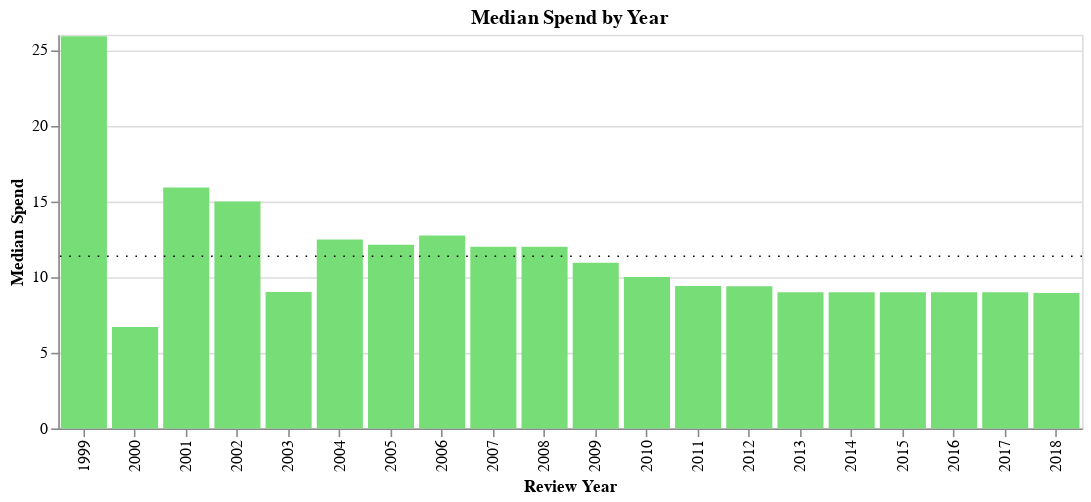

The notebook cell this image was saved under:
### Markdown cell above
Median Spending

### Code cell
import altair as alt
num_reviews = df_agg.select('year', '%50').toPandas().set_index('year')
num_reviews = num_reviews.reset_index()

scratch_chart = alt.Chart(num_reviews, title = 'Median Spend by Year').mark_bar(color = '#77DD77').encode(
    alt.X('year:O', title = 'Review Year'),
    alt.Y('%50:Q', title = 'Median Spend')
).properties(
    height = 250,
    width = 650
)

mean_spend = np.mean(num_reviews['%50'])
line = line = alt.Chart(pd.DataFrame({'y': [mean_spend]})).mark_rule(strokeDash=[1,5]).encode(y='y')

scratch_chart + line

### Figure 1 — Vega-Lite specification as saved in the notebook (floating-point values rounded to 4 significant figures)
{"config": {"view": {"continuousWidth": 300, "continuousHeight": 300}}, "layer": [{"data": {"name": "data-a4552194595ecff5ca244e9bacf5c442"}, "mark": {"type": "bar", "color": "#77DD77"}, "encoding": {"x": {"field": "year", "title": "Review Year", "type": "ordinal"}, "y": {"field": "%50", "title": "Median Spend", "type": "quantitative"}}, "title": "Median Spend by Year"}, {"data": {"name": "data-5c9e8b5f94380165d79cbf151f9c05fc"}, "mark": {"type": "rule", "strokeDash": [1, 5]}, "encoding": {"y": {"field": "y", "type": "quantitative"}}}], "height": 250, "width": 650, "$schema": "https://vega.github.io/schema/vega-lite/v5.8.0.json", "datasets": {"data-a4552194595ecff5ca244e9bacf5c442": [{"year": 1999, "%50": 25.9}, {"year": 2000, "%50": 6.7}, {"year": 2001, "%50": 15.9}, {"year": 2002, "%50": 14.99}, {"year": 2003, "%50": 9.0}, {"year": 2004, "%50": 12.48}, {"year": 2005, "%50": 12.12}, {"year": 2006, "%50": 12.74}, {"year": 2007, "%50": 11.99}, {"year": 2008, "%50": 11.99}, {"year": 2009, "%50": 10.94}, {"year": 2010, "%50": 9.99}, {"year": 2011, "%50": 9.41}, {"year": 2012, "%50": 9.39}, {"year": 2013, "%50": 8.99}, {"year": 2014, "%50": 8.99}, {"year": 2015, "%50": 8.99}, {"year": 2016, "%50": 8.99}, {"year": 2017, "%50": 8.99}, {"year": 2018, "%50": 8.94}], "data-5c9e8b5f94380165d79cbf151f9c05fc": [{"y": 11.37}]}}
